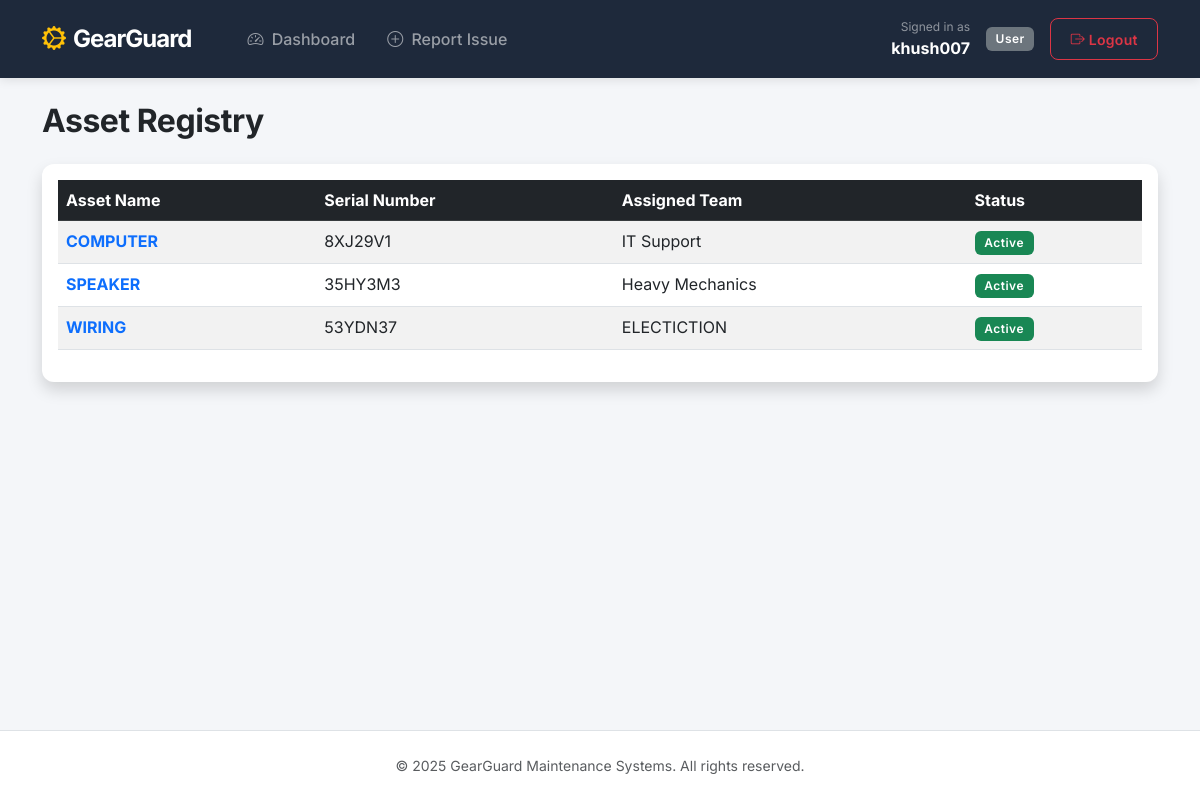
The app's page /equipment (signed in) with its own data.
### models/user.py (models this page shows, shortened)
class User(UserMixin, db.Model):
    id = db.Column(db.Integer, primary_key=True)
    username = db.Column(db.String(150), unique=True, nullable=False)
    email = db.Column(db.String(150), unique=True, nullable=True)
    password_hash = db.Column(db.String(200), nullable=True)
    role = db.Column(db.String(50), default='User')
    team_id = db.Column(db.Integer, db.ForeignKey('team.id'), nullable=True)

### models/equipment.py (models this page shows)
class Equipment(db.Model):
    id = db.Column(db.Integer, primary_key=True)
    name = db.Column(db.String(100), nullable=False)
    serial_number = db.Column(db.String(50), unique=True, nullable=False)
    location = db.Column(db.String(100), nullable=True)
    warranty_expiration = db.Column(db.Date, nullable=True)
    team_id = db.Column(db.Integer, db.ForeignKey('team.id'))
    status = db.Column(db.String(20), default='Active')
    assigned_team = db.relationship('Team', backref='equipment_list')

### models/team.py (models this page shows)
class Team(db.Model):
    id = db.Column(db.Integer, primary_key=True)
    name = db.Column(db.String(100), nullable=False) # e.g., "IT Support"
    members = db.relationship('User', backref='team', lazy=True)

### app.py (the view)
@app.route('/equipment')
@login_required
def list_equipment():
    items = Equipment.query.all()
    return render_template('equipment/list.html', items=items)

### app.py (called while the page is built)
@login_manager.user_loader
def load_user(user_id):
    return db.session.get(User, int(user_id))

@app.before_request
def create_tables():
    if getattr(app, 'tables_created', False):
        return
    app.tables_created = True
    with app.app_context():
        db.create_all()

@app.context_processor
def inject_now():
    return {'now': datetime.utcnow}

### templates/equipment/list.html (shortened to what this page needs)
{% extends "layouts/base.html" %}
{% block content %}
<div class="d-flex justify-content-between align-items-center mb-3">
    <h2>Asset Registry</h2>
</div>
<div class="card shadow">
    <div class="card-body">
        <table class="table table-hover table-striped">
            <thead class="table-dark">
                <tr>
                    <th>Asset Name</th>
                    <th>Serial Number</th>
                    <th>Assigned Team</th>
                    <th>Status</th>
                </tr>
            </thead>
            <tbody>
                {% for item in items %}
                <tr>
                    <td>
                        <a href="/equipment/{{ item.id }}" class="text-decoration-none fw-bold">
                            {{ item.name }}
                        </a>
                    </td>
                    <td>{{ item.serial_number }}</td>
                    <td>
                        {% if item.assigned_team %}
                            {{ item.assigned_team.name }}
                        {% else %}
                            <span class="text-muted">Unassigned</span>
                        {% endif %}
                    </td>
                    <td>
                        <span class="badge {% if item.status == 'Active' %}bg-success{% else %}bg-danger{% endif %}">
                            {{ item.status }}
                        </span>
                    </td>
                </tr>
                {% else %}
                <tr>
                    <td colspan="4" class="text-center">No assets found.</td>
                </tr>
                {% endfor %}
            </tbody>
        </table>
    </div>
</div>
{% endblock %}

### templates/layouts/base.html (shortened to what this page needs)
<!DOCTYPE html>
<html lang="en">
<head>
    <link href="https://cdn.jsdelivr.net/npm/bootstrap@5.3.0/dist/css/bootstrap.min.css" rel="stylesheet">
    <link rel="stylesheet" href="https://cdn.jsdelivr.net/npm/bootstrap-icons@1.11.0/font/bootstrap-icons.css">
    <link rel="stylesheet" href="https://cdnjs.cloudflare.com/ajax/libs/animate.css/4.1.1/animate.min.css"/>
    <link rel="stylesheet" href="{{ url_for('static', filename='css/style.css') }}">
</head>
<body class="d-flex flex-column min-vh-100">
    <nav class="navbar navbar-expand-lg navbar-dark bg-dark py-3 mb-4">
        <div class="container">
            <a class="navbar-brand fw-bold d-flex align-items-center" href="/">
                <i class="bi bi-gear-wide-connected text-warning me-2 fs-4"></i>
                GearGuard
            </a>
            <div class="collapse navbar-collapse" id="navbarNav">
                <ul class="navbar-nav me-auto ms-lg-4">
                    <li class="nav-item">
                        <a class="nav-link" href="/"><i class="bi bi-speedometer2 me-1"></i> Dashboard</a>
                    </li>
                    {% if current_user.is_authenticated and current_user.role != 'Admin' %}
                         <li class="nav-item">
                            <a class="nav-link" href="/request/create"><i class="bi bi-plus-circle me-1"></i> Report Issue</a>
                        </li>
                    {% endif %}
                </ul>
                <div class="d-flex align-items-center">
                    {% if current_user.is_authenticated %}
                        <div class="text-end me-3 d-none d-lg-block">
                            <small class="text-white-50 d-block" style="font-size: 0.75rem;">Signed in as</small>
                            <span class="text-white fw-bold">{{ current_user.username }}</span>
                        </div>
                        <span class="badge {% if current_user.role == 'Admin' %}bg-warning text-dark{% else %}bg-secondary{% endif %} me-3">
                            {{ current_user.role }}
                        </span>
                        <a href="/logout" class="btn btn-outline-danger btn-sm">
                            <i class="bi bi-box-arrow-right"></i> Logout
                        </a>
                    {% endif %}
                </div>
            </div>
        </div>
    </nav>
    <div class="container flex-grow-1">
        {% block content %}{% endblock %}
    </div>
    <footer class="bg-white border-top py-4 mt-5 text-center text-muted small">
        <div class="container">
            <p class="mb-0">© 2025 GearGuard Maintenance Systems. All rights reserved.</p>
        </div>
    </footer>
</body>
</html>

### static/css/style.css (style rules this page uses)
:root { --font-main: 'Inter', system-ui, -apple-system, sans-serif; --primary-color: #0d6efd; --secondary-color: #6c757d; --success-color: #198754; --danger-color: #dc3545; --dark-color: #212529; --bg-body: #f3f5f9; --card-shadow: 0 10px 20px rgba(0,0,0,0.05), 0 6px 6px rgba(0,0,0,0.05); --hover-shadow: 0 15px 30px rgba(0,0,0,0.1), 0 10px 10px rgba(0,0,0,0.05); --border-radius: 12px; }
body { font-family: var(--font-main); background-color: var(--bg-body); color: #495057; -webkit-font-smoothing: antialiased; }
h1, h2, h3, h4, h5, h6 { color: var(--dark-color); font-weight: 700; letter-spacing: -0.5px; }
a { text-decoration: none; transition: all 0.2s ease; }
.card { border: none; border-radius: var(--border-radius); box-shadow: var(--card-shadow); transition: transform 0.2s ease, box-shadow 0.2s ease; background: #ffffff; overflow: hidden; }
.btn { border-radius: 8px; padding: 0.6rem 1.2rem; font-weight: 600; letter-spacing: 0.3px; transition: all 0.2s ease; }
.navbar { background: #1e293b !important; box-shadow: 0 4px 12px rgba(0,0,0,0.1); padding-top: 1rem; padding-bottom: 1rem; }
.navbar-brand { font-weight: 800; font-size: 1.5rem; letter-spacing: -1px; }
.nav-link { font-weight: 500; padding: 0.5rem 1rem !important; border-radius: 6px; }
.badge { padding: 0.5em 0.8em; font-weight: 600; letter-spacing: 0.5px; }

### templates/layouts/base.html (style rules this page uses)
body { font-family: 'Inter', sans-serif; background-color: #f4f6f9; }
.navbar { box-shadow: 0 2px 10px rgba(0,0,0,0.1); }
.nav-link { transition: color 0.2s; font-weight: 500; }

### records on screen
User: username "khush007", role "User"
Equipment: name "COMPUTER", serial_number "8XJ29V1", assigned_team.name "IT Support", status "Active"
Equipment: name "SPEAKER", serial_number "35HY3M3", assigned_team.name "Heavy Mechanics", status "Active"
Equipment: name "WIRING", serial_number "53YDN37", assigned_team.name "ELECTICTION", status "Active"
